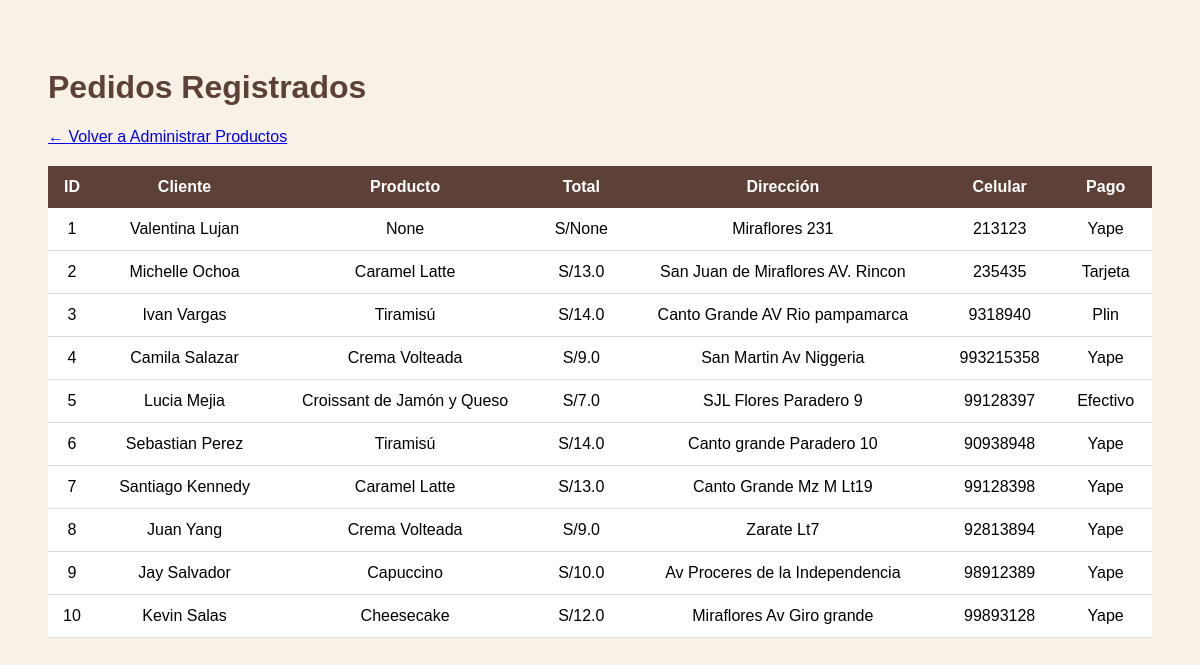
The app's page /pedidos (signed in) with its own data.
### app.py (models this page shows)
class Pedido(db.Model):
    id = db.Column(db.Integer, primary_key=True)
    nombre = db.Column(db.String(100))
    direccion = db.Column(db.String(200))
    celular = db.Column(db.String(20))
    metodo_pago = db.Column(db.String(50))
    producto = db.Column(db.String(100))
    total = db.Column(db.Float)

### app.py (the view)
@app.route("/pedidos")
def pedidos():
    if not session.get("admin"):
        return redirect("/login")
    pedidos = Pedido.query.all()
    return render_template(
        "pedidos.html",
        pedidos=pedidos
    )

### templates/pedidos.html (shortened to what this page needs)
<!DOCTYPE html>
<html>
<head>
</head>
<body>
<h1>Pedidos Registrados</h1>
<div style="margin-bottom:20px;">
    <a href="/dashboard">
        ← Volver a Administrar Productos
    </a>
</div>
<table>
<tr>
    <th>ID</th>
    <th>Cliente</th>
    <th>Producto</th>
    <th>Total</th>
    <th>Dirección</th>
    <th>Celular</th>
    <th>Pago</th>
</tr>
{% for pedido in pedidos %}
<tr>
    <td>{{ pedido.id }}</td>
    <td>{{ pedido.nombre }}</td>
    <td>{{ pedido.producto }}</td>
    <td>S/{{ pedido.total }}</td>
    <td>{{ pedido.direccion }}</td>
    <td>{{ pedido.celular }}</td>
    <td>{{ pedido.metodo_pago }}</td>
</tr>
{% endfor %}
</table>
</body>
</html>

### templates/pedidos.html (style rules this page uses)
body { font-family:Arial; background:#f8f1e7; padding:40px; }
table { width:100%; border-collapse:collapse; background:white; }
th { background:#5d4037; color:white; padding:12px; }
td { padding:12px; text-align:center; border-bottom:1px solid #ddd; }
h1 { color:#5d4037; }

### records on screen
Pedido: id "1", nombre "Valentina Lujan", producto "None", total "None", direccion "Miraflores 231", celular "213123", metodo_pago "Yape"
Pedido: id "2", nombre "Michelle Ochoa", producto "Caramel Latte", total "13.0", direccion "San Juan de Miraflores AV. Rincon", celular "235435", metodo_pago "Tarjeta"
Pedido: id "3", nombre "Ivan Vargas", producto "Tiramisú", total "14.0", direccion "Canto Grande AV Rio pampamarca", celular "9318940", metodo_pago "Plin"
Pedido: id "4", nombre "Camila Salazar", producto "Crema Volteada", total "9.0", direccion "San Martin Av Niggeria", celular "993215358", metodo_pago "Yape"
Pedido: id "5", nombre "Lucia Mejia", producto "Croissant de Jamón y Queso", total "7.0", direccion "SJL Flores Paradero 9", celular "99128397", metodo_pago "Efectivo"
Pedido: id "6", nombre "Sebastian Perez", producto "Tiramisú", total "14.0", direccion "Canto grande Paradero 10", celular "90938948", metodo_pago "Yape"
Pedido: id "7", nombre "Santiago Kennedy", producto "Caramel Latte", total "13.0", direccion "Canto Grande Mz M Lt19", celular "99128398", metodo_pago "Yape"
Pedido: id "8", nombre "Juan Yang", producto "Crema Volteada", total "9.0", direccion "Zarate Lt7", celular "92813894", metodo_pago "Yape"
Pedido: id "9", nombre "Jay Salvador", producto "Capuccino", total "10.0", direccion "Av Proceres de la Independencia", celular "98912389", metodo_pago "Yape"
Pedido: id "10", nombre "Kevin Salas", producto "Cheesecake", total "12.0", direccion "Miraflores Av Giro grande", celular "99893128", metodo_pago "Yape"
